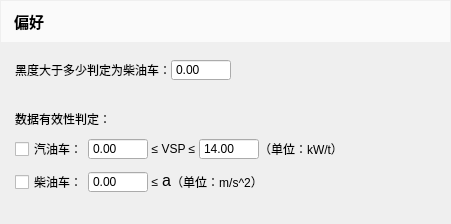
           <widget class="QWidget" name="verticalWidget_6" native="true">
            <property name="sizePolicy">
             <sizepolicy hsizetype="Preferred" vsizetype="Preferred">
              <horstretch>0</horstretch>
              <verstretch>0</verstretch>
             </sizepolicy>
            </property>
            <property name="minimumSize">
             <size>
              <width>0</width>
              <height>0</height>
             </size>
            </property>
            <property name="maximumSize">
             <size>
              <width>16777215</width>
              <height>16777215</height>
             </size>
            </property>
            <property name="styleSheet">
             <string notr="true">QWidget#verticalWidget_6
{
border:1px solid lightGray;
background-color: rgb(250, 250, 250);
}</string>
            </property>
            <layout class="QVBoxLayout" name="verticalLayout_13">
             <property name="spacing">
              <number>2</number>
             </property>
             <property name="leftMargin">
              <number>1</number>
             </property>
             <property name="topMargin">
              <number>1</number>
             </property>
             <property name="rightMargin">
              <number>1</number>
             </property>
             <property name="bottomMargin">
              <number>1</number>
             </property>
             <item>
              <widget class="QLabel" name="label_title_6">
               <property name="sizePolicy">
                <sizepolicy hsizetype="Preferred" vsizetype="Fixed">
                 <horstretch>0</horstretch>
                 <verstretch>0</verstretch>
                </sizepolicy>
               </property>
               <property name="minimumSize">
                <size>
                 <width>0</width>
                 <height>41</height>
                </size>
               </property>
               <property name="font">
                <font>
                 <family>微软雅黑</family>
                 <pointsize>11</pointsize>
                 <weight>75</weight>
                 <bold>true</bold>
                </font>
               </property>
               <property name="styleSheet">
                <string notr="true">background-color: rgb(250, 250, 250);
padding-left:9px;</string>
               </property>
               <property name="text">
                <string>偏好</string>
               </property>
              </widget>
             </item>
             <item>
              <widget class="QWidget" name="widget_11" native="true">
               <layout class="QGridLayout" name="gridLayout_11">
                <property name="leftMargin">
                 <number>14</number>
                </property>
                <property name="topMargin">
                 <number>15</number>
                </property>
                <property name="bottomMargin">
                 <number>20</number>
                </property>
                <property name="horizontalSpacing">
                 <number>50</number>
                </property>
                <property name="verticalSpacing">
                 <number>20</number>
                </property>
                <item row="0" column="3">
                 <spacer name="horizontalSpacer_13">
                  <property name="orientation">
                   <enum>Qt::Horizontal</enum>
                  </property>
                  <property name="sizeHint" stdset="0">
                   <size>
                    <width>40</width>
                    <height>20</height>
                   </size>
                  </property>
                 </spacer>
                </item>
                <item row="0" column="0">
                 <layout class="QHBoxLayout" name="horizontalLayout">
                  <property name="topMargin">
                   <number>0</number>
                  </property>
                  <property name="rightMargin">
                   <number>0</number>
                  </property>
                  <item>
                   <widget class="QLabel" name="label_19">
                    <property name="sizePolicy">
                     <sizepolicy hsizetype="Fixed" vsizetype="Preferred">
                      <horstretch>0</horstretch>
                      <verstretch>0</verstretch>
                     </sizepolicy>
                    </property>
                    <property name="text">
                     <string>黑度大于多少判定为柴油车：</string>
                    </property>
                    <property name="alignment">
                     <set>Qt::AlignLeading|Qt::AlignLeft|Qt::AlignVCenter</set>
                    </property>
                   </widget>
                  </item>
                  <item>
                   <widget class="QDoubleSpinBox" name="doubleSpinBox_threshold_diesel_opacity">
                    <property name="sizePolicy">
                     <sizepolicy hsizetype="Fixed" vsizetype="Fixed">
                      <horstretch>0</horstretch>
                      <verstretch>0</verstretch>
                     </sizepolicy>
                    </property>
                    <property name="minimumSize">
                     <size>
                      <width>60</width>
                      <height>0</height>
                     </size>
                    </property>
                    <property name="buttonSymbols">
                     <enum>QAbstractSpinBox::NoButtons</enum>
                    </property>
                    <property name="value">
                     <double>0.000000000000000</double>
                    </property>
                   </widget>
                  </item>
                 </layout>
                </item>
                <item row="1" column="0" colspan="2">
                 <layout class="QVBoxLayout" name="verticalLayout_10">
                  <property name="topMargin">
                   <number>9</number>
                  </property>
                  <property name="rightMargin">
                   <number>9</number>
                  </property>
                  <property name="bottomMargin">
                   <number>9</number>
                  </property>
                  <item>
                   <widget class="QLabel" name="label_25">
                    <property name="sizePolicy">
                     <sizepolicy hsizetype="Fixed" vsizetype="Preferred">
                      <horstretch>0</horstretch>
                      <verstretch>0</verstretch>
                     </sizepolicy>
                    </property>
                    <property name="text">
                     <string>数据有效性判定：</string>
                    </property>
                    <property name="alignment">
                     <set>Qt::AlignCenter</set>
                    </property>
                   </widget>
                  </item>
                  <item>
                   <layout class="QHBoxLayout" name="horizontalLayout_2">
                    <property name="leftMargin">
                     <number>0</number>
                    </property>
                    <property name="topMargin">
                     <number>9</number>
                    </property>
                    <property name="rightMargin">
                     <number>9</number>
                    </property>
                    <item>
                     <widget class="QCheckBox" name="checkBox_enable_VSP_check">
                      <property name="sizePolicy">
                       <sizepolicy hsizetype="Fixed" vsizetype="Fixed">
                        <horstretch>0</horstretch>
                        <verstretch>0</verstretch>
                       </sizepolicy>
                      </property>
                      <property name="text">
                       <string>汽油车：</string>
                      </property>
                     </widget>
                    </item>
                    <item>
                     <layout class="QGridLayout" name="gridLayout_5">
                      <property name="rightMargin">
                       <number>0</number>
                      </property>
                      <property name="bottomMargin">
                       <number>0</number>
                      </property>
                      <property name="verticalSpacing">
                       <number>9</number>
                      </property>
                      <item row="1" column="0">
                       <widget class="QDoubleSpinBox" name="doubleSpinBox_threshold_VSP_lower">
                        <property name="sizePolicy">
                         <sizepolicy hsizetype="Fixed" vsizetype="Fixed">
                          <horstretch>0</horstretch>
                          <verstretch>0</verstretch>
                         </sizepolicy>
                        </property>
                        <property name="minimumSize">
                         <size>
                          <width>60</width>
                          <height>0</height>
                         </size>
                        </property>
                        <property name="buttonSymbols">
                         <enum>QAbstractSpinBox::NoButtons</enum>
                        </property>
                       </widget>
                      </item>
                      <item row="1" column="1">
                       <widget class="QLabel" name="label_21">
                        <property name="sizePolicy">
                         <sizepolicy hsizetype="Fixed" vsizetype="Preferred">
                          <horstretch>0</horstretch>
                          <verstretch>0</verstretch>
                         </sizepolicy>
                        </property>
                        <property name="text">
                         <string> ≤ VSP ≤ </string>
                        </property>
                        <property name="alignment">
                         <set>Qt::AlignCenter</set>
                        </property>
                       </widget>
                      </item>
                      <item row="1" column="2">
                       <widget class="QDoubleSpinBox" name="doubleSpinBox_threshold_VSP_upper">
                        <property name="sizePolicy">
                         <sizepolicy hsizetype="Fixed" vsizetype="Fixed">
                          <horstretch>0</horstretch>
                          <verstretch>0</verstretch>
                         </sizepolicy>
                        </property>
                        <property name="minimumSize">
                         <size>
                          <width>60</width>
                          <height>0</height>
                         </size>
                        </property>
                        <property name="buttonSymbols">
                         <enum>QAbstractSpinBox::NoButtons</enum>
                        </property>
                        <property name="maximum">
                         <double>99.000000000000000</double>
                        </property>
                        <property name="value">
                         <double>14.000000000000000</double>
                        </property>
                       </widget>
                      </item>
                     </layout>
                    </item>
                    <item>
                     <widget class="QLabel" name="label_24">
                      <property name="sizePolicy">
                       <sizepolicy hsizetype="Fixed" vsizetype="Preferred">
                        <horstretch>0</horstretch>
                        <verstretch>0</verstretch>
                       </sizepolicy>
                      </property>
                      <property name="text">
                       <string>（单位：kW/t）</string>
                      </property>
                      <property name="alignment">
                       <set>Qt::AlignCenter</set>
                      </property>
                     </widget>
                    </item>
                    <item>
                     <spacer name="horizontalSpacer_6">
                      <property name="orientation">
                       <enum>Qt::Horizontal</enum>
                      </property>
                      <property name="sizeHint" stdset="0">
                       <size>
                        <width>40</width>
                        <height>20</height>
                       </size>
                      </property>
                     </spacer>
                    </item>
                   </layout>
                  </item>
                  <item>
                   <layout class="QHBoxLayout" name="horizontalLayout_8">
                    <property name="leftMargin">
                     <number>0</number>
                    </property>
                    <property name="topMargin">
                     <number>9</number>
                    </property>
                    <property name="rightMargin">
                     <number>9</number>
                    </property>
                    <item>
                     <widget class="QCheckBox" name="checkBox_enable_acc_check">
                      <property name="sizePolicy">
                       <sizepolicy hsizetype="Fixed" vsizetype="Fixed">
                        <horstretch>0</horstretch>
                        <verstretch>0</verstretch>
                       </sizepolicy>
                      </property>
                      <property name="text">
                       <string>柴油车：</string>
                      </property>
                     </widget>
                    </item>
                    <item>
                     <layout class="QGridLayout" name="gridLayout_6">
                      <property name="rightMargin">
                       <number>0</number>
                      </property>
                      <property name="bottomMargin">
                       <number>0</number>
                      </property>
                      <property name="verticalSpacing">
                       <number>9</number>
                      </property>
                      <item row="1" column="0">
                       <widget class="QDoubleSpinBox" name="doubleSpinBox_threshold_acc_lower">
                        <property name="sizePolicy">
                         <sizepolicy hsizetype="Fixed" vsizetype="Fixed">
                          <horstretch>0</horstretch>
                          <verstretch>0</verstretch>
                         </sizepolicy>
                        </property>
                        <property name="minimumSize">
                         <size>
                          <width>60</width>
                          <height>0</height>
                         </size>
                        </property>
                        <property name="buttonSymbols">
                         <enum>QAbstractSpinBox::NoButtons</enum>
                        </property>
                       </widget>
                      </item>
                      <item row="1" column="1">
                       <widget class="QLabel" name="label_22">
                        <property name="sizePolicy">
                         <sizepolicy hsizetype="Fixed" vsizetype="Preferred">
                          <horstretch>0</horstretch>
                          <verstretch>0</verstretch>
                         </sizepolicy>
                        </property>
                        <property name="text">
                         <string> ≤ </string>
                        </property>
                        <property name="alignment">
                         <set>Qt::AlignCenter</set>
                        </property>
                       </widget>
                      </item>
                      <item row="1" column="2">
                       <widget class="QLabel" name="label_26">
                        <property name="sizePolicy">
                         <sizepolicy hsizetype="Fixed" vsizetype="Fixed">
                          <horstretch>0</horstretch>
                          <verstretch>0</verstretch>
                         </sizepolicy>
                        </property>
                        <property name="font">
                         <font>
                          <pointsize>12</pointsize>
                          <weight>50</weight>
                          <bold>false</bold>
                         </font>
                        </property>
                        <property name="styleSheet">
                         <string notr="true">padding-bottom:3px;</string>
                        </property>
                        <property name="text">
                         <string>a</string>
                        </property>
                        <property name="alignment">
                         <set>Qt::AlignCenter</set>
                        </property>
                       </widget>
                      </item>
                     </layout>
                    </item>
                    <item>
                     <widget class="QLabel" name="label_23">
                      <property name="sizePolicy">
                       <sizepolicy hsizetype="Fixed" vsizetype="Preferred">
                        <horstretch>0</horstretch>
                        <verstretch>0</verstretch>
                       </sizepolicy>
                      </property>
                      <property name="text">
                       <string>（单位：m/s^2）</string>
                      </property>
                      <property name="alignment">
                       <set>Qt::AlignCenter</set>
                      </property>
                     </widget>
                    </item>
                    <item>
                     <spacer name="horizontalSpacer_9">
                      <property name="orientation">
                       <enum>Qt::Horizontal</enum>
                      </property>
                      <property name="sizeHint" stdset="0">
                       <size>
                        <width>40</width>
                        <height>20</height>
                       </size>
                      </property>
                     </spacer>
                    </item>
                   </layout>
                  </item>
                 </layout>
                </item>
               </layout>
              </widget>
             </item>
            </layout>
           </widget>
